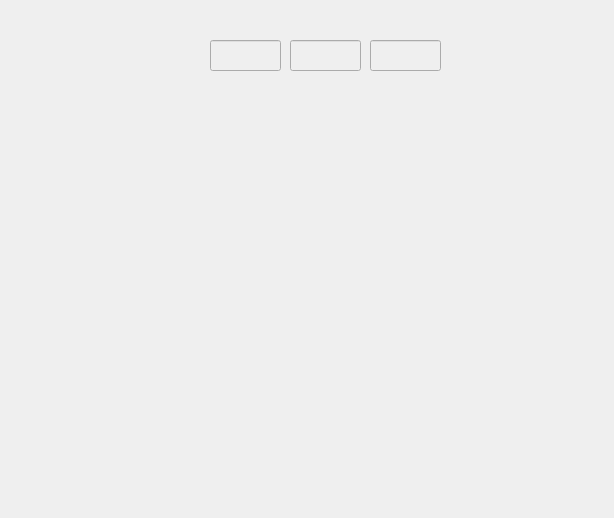
<?xml version="1.0" encoding="UTF-8"?>
<ui version="4.0">
 <class>statEmp</class>
 <widget class="QDialog" name="statEmp">
  <property name="geometry">
   <rect>
    <x>0</x>
    <y>0</y>
    <width>614</width>
    <height>518</height>
   </rect>
  </property>
  <property name="windowTitle">
   <string>Dialog</string>
  </property>
  <widget class="QLineEdit" name="le_Fait">
   <property name="enabled">
    <bool>false</bool>
   </property>
   <property name="geometry">
    <rect>
     <x>370</x>
     <y>40</y>
     <width>71</width>
     <height>31</height>
    </rect>
   </property>
  </widget>
  <widget class="QLineEdit" name="le_enCours">
   <property name="enabled">
    <bool>false</bool>
   </property>
   <property name="geometry">
    <rect>
     <x>290</x>
     <y>40</y>
     <width>71</width>
     <height>31</height>
    </rect>
   </property>
  </widget>
  <widget class="QLineEdit" name="le_aFaire">
   <property name="enabled">
    <bool>false</bool>
   </property>
   <property name="geometry">
    <rect>
     <x>210</x>
     <y>40</y>
     <width>71</width>
     <height>31</height>
    </rect>
   </property>
  </widget>
  <widget class="QLabel" name="label_stat">
   <property name="geometry">
    <rect>
     <x>120</x>
     <y>80</y>
     <width>461</width>
     <height>361</height>
    </rect>
   </property>
   <property name="text">
    <string/>
   </property>
  </widget>
 </widget>
 <resources/>
 <connections/>
</ui>
